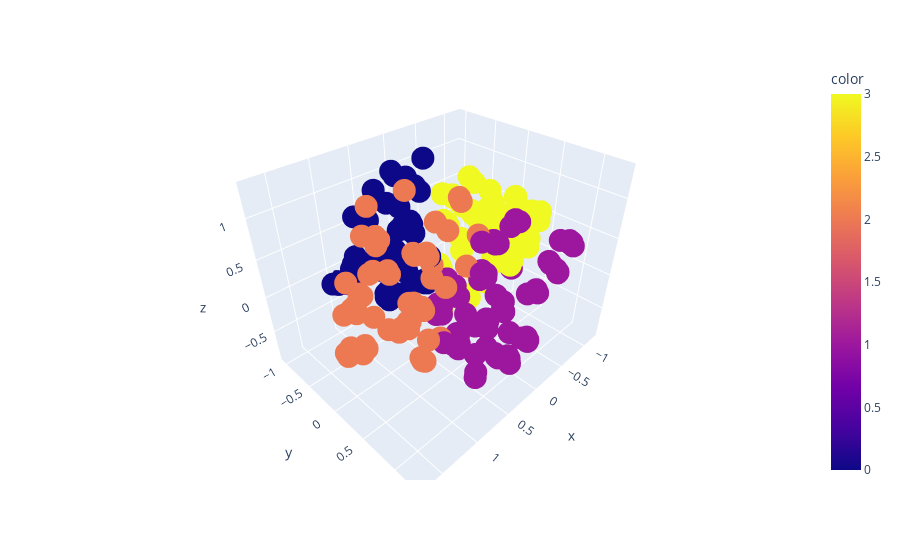

Here is the notebook cell this chart was saved with:
### Code cell
fig_km.show()

### Figure 1 — Plotly figure (JSON) as saved in the notebook; plotly's stock layout.template omitted (floating-point values rounded to 4 significant figures; data arrays with more than 128 entries replaced by an {"elided": "..."} marker saying what was removed)
{"data": [{"hovertemplate": "x=%{x}<br>y=%{y}<br>z=%{z}<br>color=%{marker.color}<extra></extra>", "legendgroup": "", "marker": {"color": {"elided": "1453 int values"}, "coloraxis": "coloraxis", "symbol": "circle"}, "mode": "markers", "name": "", "scene": "scene", "showlegend": false, "type": "scatter3d", "x": {"elided": "1453 float values"}, "y": {"elided": "1453 float values"}, "z": {"elided": "1453 float values"}}], "layout": {"coloraxis": {"colorbar": {"title": {"text": "color"}}, "colorscale": [[0, "#0d0887"], [0.1111, "#46039f"], [0.2222, "#7201a8"], [0.3333, "#9c179e"], [0.4444, "#bd3786"], [0.5556, "#d8576b"], [0.6667, "#ed7953"], [0.7778, "#fb9f3a"], [0.8889, "#fdca26"], [1, "#f0f921"]]}, "legend": {"tracegroupgap": 0}, "margin": {"t": 60}, "scene": {"domain": {"x": [0, 1], "y": [0, 1]}, "xaxis": {"title": {"text": "x"}}, "yaxis": {"title": {"text": "y"}}, "zaxis": {"title": {"text": "z"}}}}}
